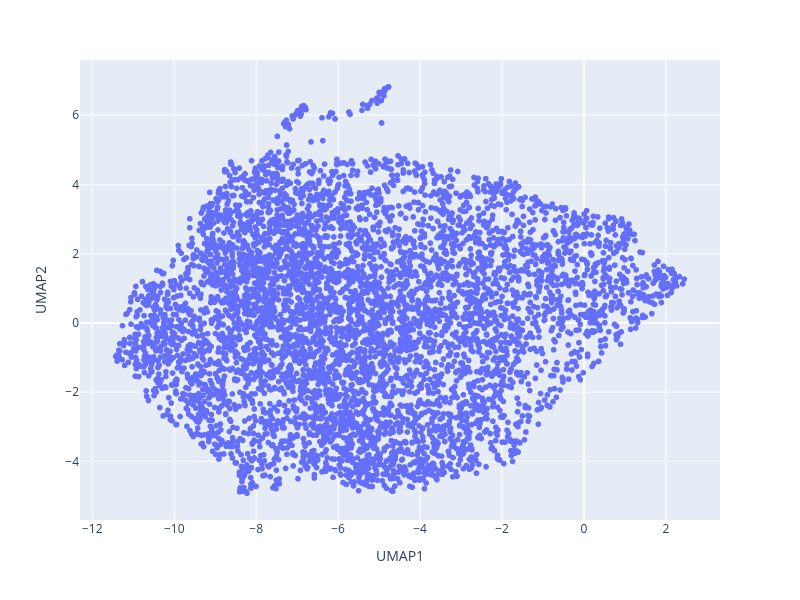

The notebook cell this image was saved under:
### Code cell
fig = px.scatter(
    x=umap_df['UMAP1'],
    y=umap_df['UMAP2'],
    hover_name=umap_df.index,   # show row labels on hover
    labels={"x": 'UMAP1', "y": 'UMAP2'}
)

fig.update_layout(
    width=800,   # pixels
    height=600,  # pixels
)
fig.show()

### Figure 1 — Plotly figure (JSON) as saved in the notebook; plotly's stock layout.template omitted (floating-point values rounded to 4 significant figures; data arrays with more than 128 entries replaced by an {"elided": "..."} marker saying what was removed)
{"data": [{"hovertemplate": "<b>%{hovertext}</b><br><br>UMAP1=%{x}<br>UMAP2=%{y}<extra></extra>", "hovertext": {"elided": "5808 str values"}, "legendgroup": "", "marker": {"color": "#636efa", "symbol": "circle"}, "mode": "markers", "name": "", "showlegend": false, "type": "scattergl", "x": {"elided": "5808 float values"}, "xaxis": "x", "y": {"elided": "5808 float values"}, "yaxis": "y"}], "layout": {"height": 600, "legend": {"tracegroupgap": 0}, "margin": {"t": 60}, "width": 800, "xaxis": {"anchor": "y", "domain": [0, 1], "title": {"text": "UMAP1"}}, "yaxis": {"anchor": "x", "domain": [0, 1], "title": {"text": "UMAP2"}}}}
